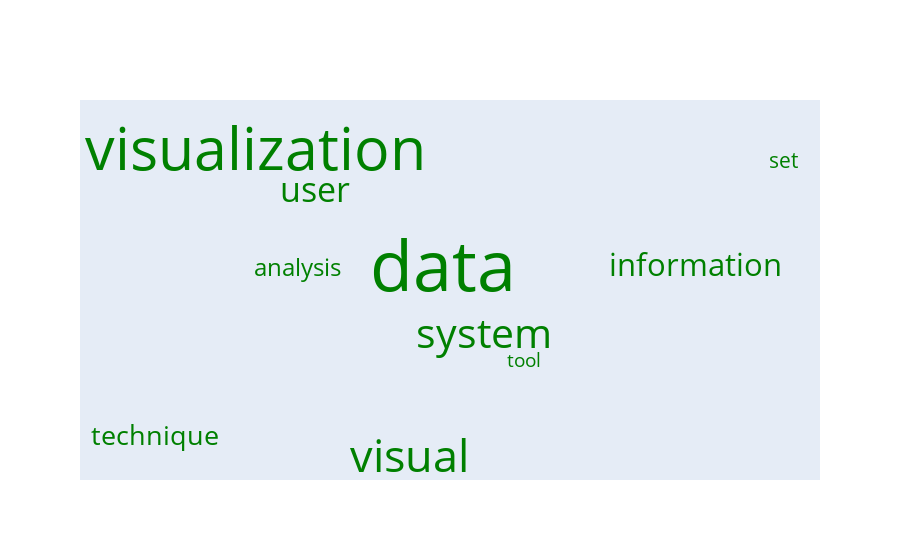

Notebook code cell kept with this figure:
### Code cell
import plotly
import plotly.graph_objs as go
from plotly.offline import plot
import random
data = go.Scatter(x=[random.random() for i in range(30)],
                 y=[random.random() for i in range(30)],
                 mode='text',
                 text=lda.get_top_n_word_probs_for_topic_i(2, 10).Words,
                 marker={'opacity': 0.3},
                 textfont={'size': lda.get_top_n_word_probs_for_topic_i(2, 10).Probabilities * 4000, 
                           'color': lda.get_colors()[2]})
layout = go.Layout({'xaxis': {'showgrid': False, 'showticklabels': False, 'zeroline': False},
                    'yaxis': {'showgrid': False, 'showticklabels': False, 'zeroline': False}})
fig = go.Figure(data=[data], layout=layout)

fig

### Figure 1 — Plotly figure (JSON) as saved in the notebook; plotly's stock layout.template omitted (floating-point values rounded to 4 significant figures)
{"data": [{"marker": {"opacity": 0.3}, "mode": "text", "text": ["tool", "set", "analysis", "technique", "information", "user", "system", "visual", "visualization", "data"], "textfont": {"color": "green", "size": [19.23, 20.66, 23.66, 27.17, 30.56, 34.17, 40.54, 44.63, 58.87, 69.79]}, "type": "scatter", "x": [0.5738, 0.9126, 0.2768, 0.09091, 0.7981, 0.2997, 0.5214, 0.4238, 0.2228, 0.4679, 0.6763, 0.1572, 0.5139, 0.596, 0.5542, 0.2881, 0.7051, 0.3589, 0.05202, 0.1077, 0.156, 0.6903, 0.13, 0.139, 0.387, 0.2391, 0.04116, 0.3441, 0.5355, 0.7661], "y": [0.288, 0.802, 0.5253, 0.09071, 0.5303, 0.7228, 0.3497, 0.03139, 0.8218, 0.5157, 0.7584, 0.141, 0.2045, 0.737, 0.162, 0.907, 0.742, 0.4884, 0.3683, 0.8968, 0.5674, 0.6266, 0.4146, 0.1289, 0.3481, 0.79, 0.2031, 0.687, 0.916, 0.05021]}], "layout": {"xaxis": {"showgrid": false, "showticklabels": false, "zeroline": false}, "yaxis": {"showgrid": false, "showticklabels": false, "zeroline": false}}}
